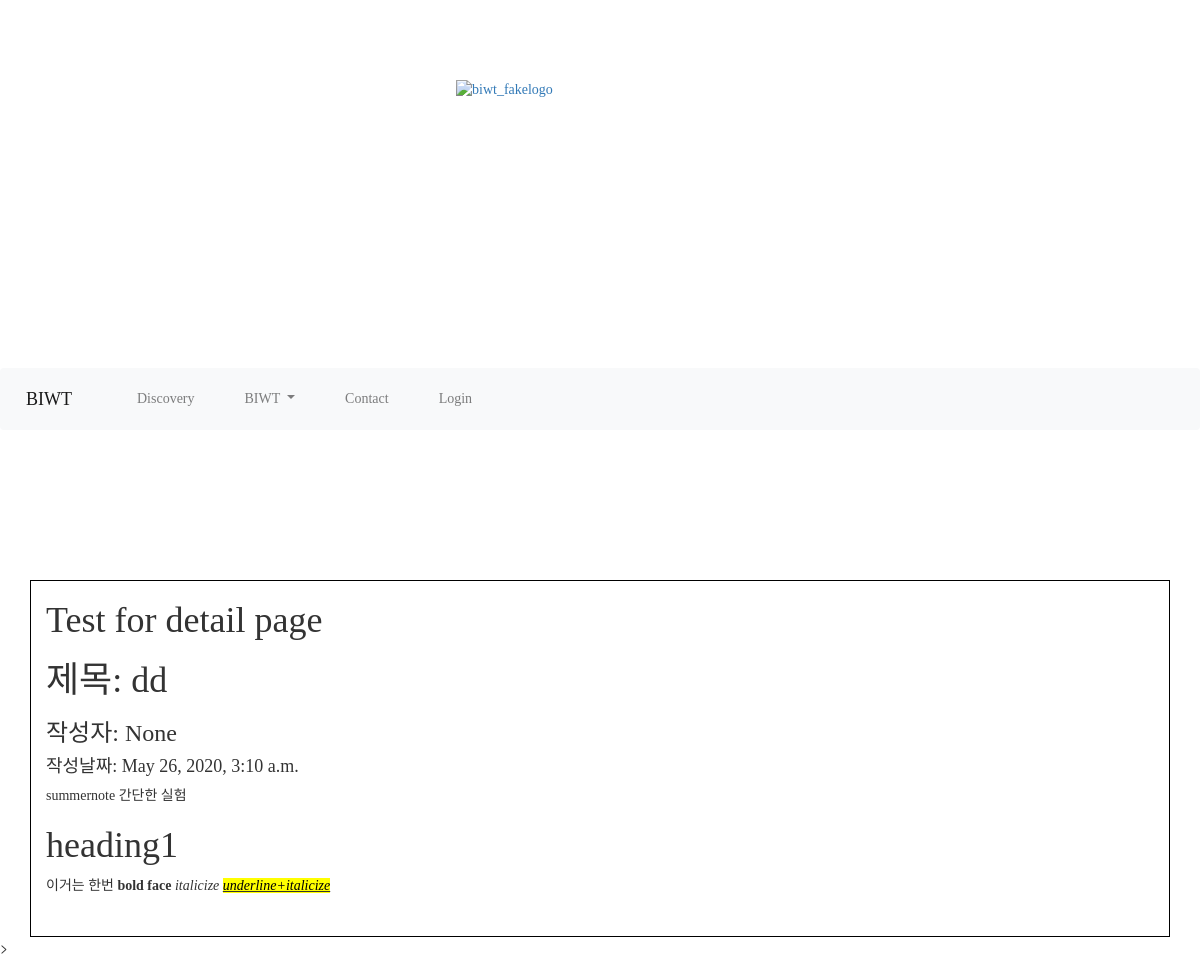
Page /biwt/music/4/ on the committed database.
### biwtapp/models.py (models this page shows, shortened)
class Post(models.Model):
    title = models.CharField(max_length=200)
    author = models.CharField(max_length=20, null=True)
    pub_date = models.DateTimeField('date_published')
    body = models.TextField()

### ourapp/views.py (the view)
# urls.py: path('music/<int:post_id>/', views.detail, name='detail'),
def detail(request, post_id):
    post_detail = get_object_or_404(Post, pk=post_id)
    return render(request, 'detail.html', {'post': post_detail})

### ourapp/templates/detail.html
{% extends 'base.html' %}
{% block content %}
<h1>Test for detail page</h1>
<h1>제목: {{post.title}}</p>
<h3>작성자: {{post.author}}</h3>
<h4>작성날짜: {{post.pub_date}}</h4>
<p>{{post.body | safe}}</p>
{% endblock %}

### biwtapp/templates/base.html (style rules this page uses)
* { font-family: 'Jeju Gothic' }

### rows in the picture
Post: title "dd", author "None", pub_date "May 26, 2020, 3:10 a.m.", body "summernote 간단한 실험 heading1 이거는 한번 bold face italicize underline+italicize"
